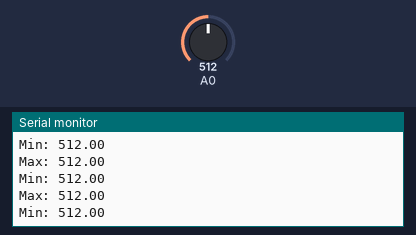
This sketch was run on a simulated Arduino Uno, built with avr-gcc and run on an emulated ATmega328P. Shown: the last lines printed to the serial monitor. Inputs (shaded band) come from the test bench; at power-on: A0 = 512.

Above: at 4.2 s.
4.3 s: A0 set to 984
At 4.43 s:
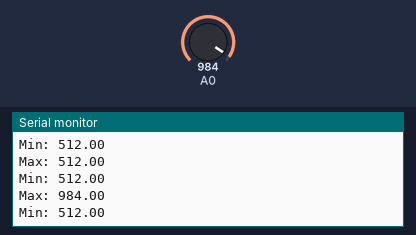
5.8 s: A0 set to 1007
At 5.94 s:
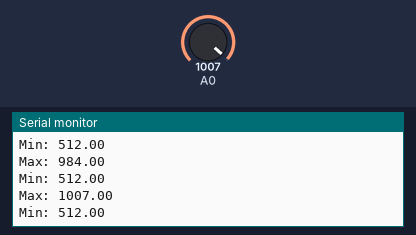
Timing chart, 0 to 8.8 s (numbered marks = the images above; inputs shaded):
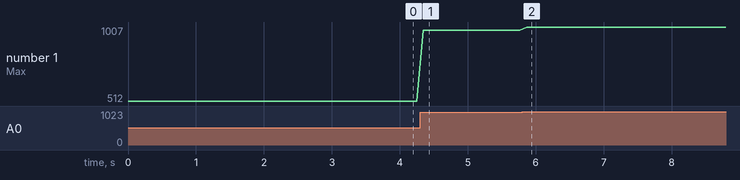

The sketch:

sensor.ino
```cpp
/*
  ZMPT101B - AC Voltage sensor
  Calculate Voltage

  modified on 7 Sep 2020
  by Mohammad Reza Akbari @ Electropeak
  Home
*/


double maximum = 0;
double minimum = 0;

void setup() {
  Serial.begin(9600);
  maximum = analogRead(A0);
  minimum = maximum;
}

void loop() {
  double current = analogRead(A0);
  if (current > maximum){
    maximum = current;
  }
  if (minimum > current) {
    minimum = current;
  }
  Serial.print("Max: ");
  Serial.println(maximum);
  Serial.print("Min: ");
  Serial.println(minimum);
  delay(100);
}
```

Measured:
- after the input at 4.3 s, the serial monitor: prints a new line after 0.05 s (image 1)
- after the input at 5.8 s, the serial monitor: prints a new line after 0.07 s (image 2)
- plotted number 1: 512 → 984 after the input at 4.3 s, 984 → 1007 after the input at 5.8 s
